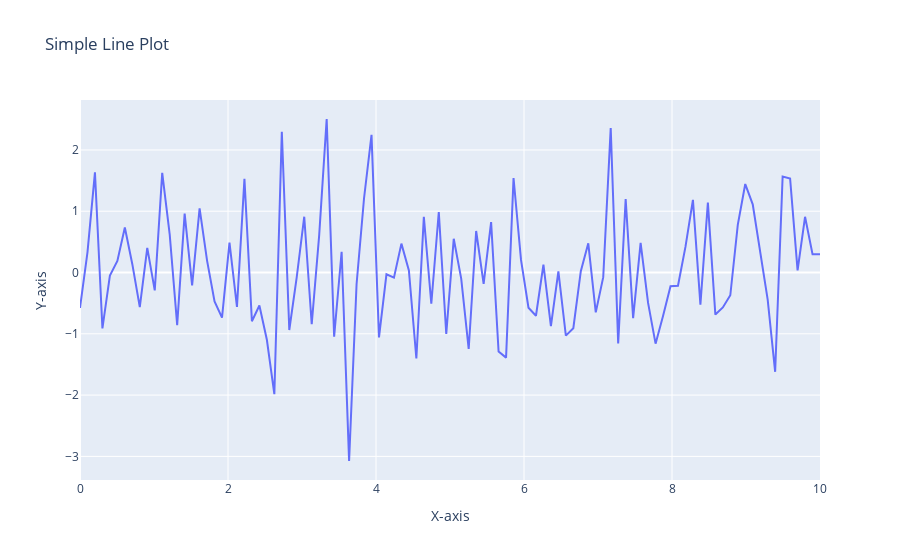

Here is the notebook cell this chart was saved with:
### Code cell
#importing the necessary libraries
import plotly.graph_objs as go
import numpy as np

# Generate random data
x = np.linspace(0, 10, 100)
y = np.random.randn(100)

# Create a Plotly figure
fig = go.Figure()

# Add a line trace to the figure
fig.add_trace(go.Scatter(x=x, y=y, mode='lines', name='Random Data'))

# Set axis labels and title
fig.update_layout(xaxis_title='X-axis', yaxis_title='Y-axis', title='Simple Line Plot')

# Display the plot
fig.show()
